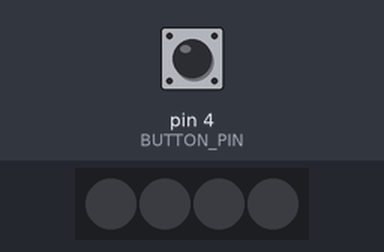
This sketch was run on a simulated Arduino Uno, built with avr-gcc and run on an emulated ATmega328P. Parts: 4 RGB LEDs in strip order, left to right. Inputs (shaded band) come from the test bench; at power-on: pin 4 (BUTTON_PIN) HIGH. Dim RGB values are drawn brighter than linear.

Above: at 1.2 s.
1.3 s: pin 4 (BUTTON_PIN) pulled LOW for 0.15 s
At 2.8 s:
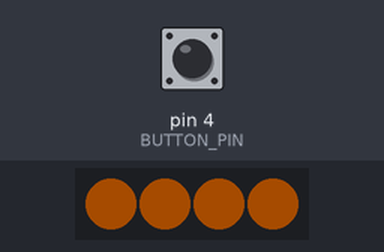
3.1 s: pin 4 (BUTTON_PIN) pulled LOW for 1 s
At 3.31 s:
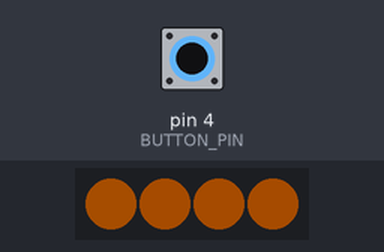
5.6 s: pin 4 (BUTTON_PIN) pulled LOW for 0.15 s
At 5.81 s:
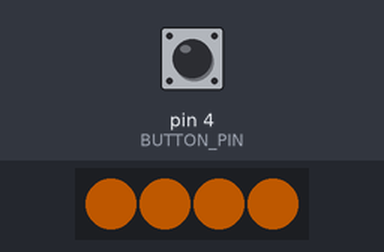
7.4 s: pin 4 (BUTTON_PIN) pulled LOW for 1 s
At 7.61 s:
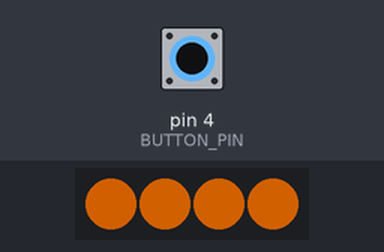
9.9 s: pin 4 (BUTTON_PIN) pulled LOW for 3.2 s
At 10.15 s:
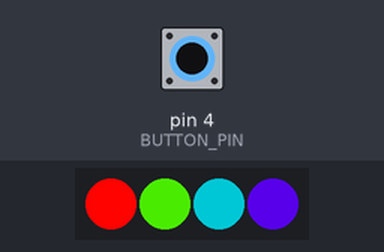
17.6 s: pin 4 (BUTTON_PIN) pulsed LOW 5 times (0.12 s each, 0.3 s apart)
At 17.76 s:
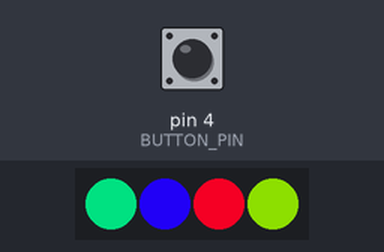
Timing chart, 0 to 20.6 s (numbered marks = the images above; inputs shaded):
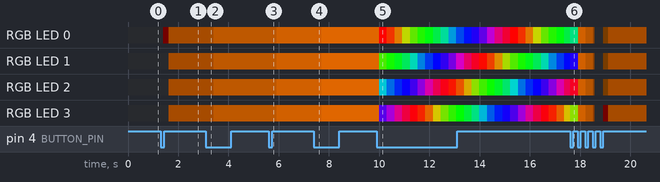

The sketch:

cube_light_new.ino
```cpp
#include <Adafruit_NeoPixel.h>

#ifdef __AVR__
 #include <avr/power.h> // Required for 16 MHz Adafruit Trinket
#endif

// Digital IO pin connected to the button. This will be driven with a
// pull-up resistor so the switch pulls the pin to ground momentarily.
// On a high -> low transition the button press logic will execute.
#define BUTTON_PIN   4
#define PIXEL_PIN    1  // Digital IO pin connected to the NeoPixels.
#define PIXEL_COUNT 4  // Number of NeoPixels
#define MAX_BRIGHTNESS 160
#define COLOR 5000
#define LEVELS 4


// Declare our NeoPixel strip object:
Adafruit_NeoPixel strip(PIXEL_COUNT, PIXEL_PIN, NEO_GRB + NEO_KHZ800);

boolean oldState            = LOW;
int     mode                = 0;    // Currently-active animation mode, 0-9
int     current_brightness  = 0;
int     old_brightness      = 0;
int     i,j;
uint16_t rainbow_step       = 0;

void setup() {
  pinMode(BUTTON_PIN, INPUT_PULLUP);
  strip.begin(); // Initialize NeoPixel strip object (REQUIRED)
  strip.show();  // Initialize all pixels to 'off'
  // rainbowCycle(2);
}


void loop() {
  // Get current button state.
  boolean newState = digitalRead(BUTTON_PIN);

 if((newState == LOW) && (oldState == HIGH)) {
    // Short delay to debounce button.
    delay(100);
    // Check if button is still low after debounce.
    newState = digitalRead(BUTTON_PIN);
    if(newState == LOW) {
      mode++;
      if(mode > LEVELS+1){
        mode = 0;
      }

      if(mode > 0 && mode <= LEVELS){
        old_brightness = current_brightness;
        current_brightness += (int)MAX_BRIGHTNESS/(int)LEVELS;
        for(i=old_brightness;i<=current_brightness;i++){
          for(j=0;j<PIXEL_COUNT;j++){
            strip.setPixelColor(j, strip.ColorHSV(COLOR,255,i));
            strip.show();
            delay(1);
          }
        }
      }else if(mode == LEVELS+1){

        if(rainbow_step != 255){
          rainbow_step++;
        }else{
          rainbow_step=0;
        }

        for(i=0; i< strip.numPixels(); i++) {
          strip.setPixelColor(i, Wheel(((i * 256 / strip.numPixels()) + rainbow_step) & 255));
        }
        strip.show();
        delay(20);


      }else{
        for(i=current_brightness;i>=0;i--){
          for(j=0;j<PIXEL_COUNT;j++){
            strip.setPixelColor(j, strip.ColorHSV(COLOR,255,i));
            strip.show();
            delay(1);
          }
        }
        mode = 0;
        current_brightness = 0;

      }
    }
 }

  if(mode == LEVELS+1){

        if(rainbow_step != 255){
          rainbow_step++;
        }else{
          rainbow_step=0;
        }

        for(i=0; i< strip.numPixels(); i++) {
          strip.setPixelColor(i, Wheel(((i * 256 / strip.numPixels()) + rainbow_step) & 255));
        }
        strip.show();
        delay(20);
  }
  // Set the last-read button state to the old state.
  oldState = newState;
}


// Slightly different, this makes the rainbow equally distributed throughout
void rainbowCycle(uint8_t wait) {
  uint16_t i, j;

  for(j=0; j<256*5; j++) { // 5 cycles of all colors on wheel
    for(i=0; i< strip.numPixels(); i++) {
      strip.setPixelColor(i, Wheel(((i * 256 / strip.numPixels()) + j) & 255));
    }
    strip.show();
    delay(wait);
  }
}


// Input a value 0 to 255 to get a color value.
// The colours are a transition r - g - b - back to r.
uint32_t Wheel(byte WheelPos) {
  WheelPos = 255 - WheelPos;
  if(WheelPos < 85) {
   return strip.Color(255 - WheelPos * 3, 0, WheelPos * 3);
  } else if(WheelPos < 170) {
    WheelPos -= 85;
   return strip.Color(0, WheelPos * 3, 255 - WheelPos * 3);
  } else {
   WheelPos -= 170;
   return strip.Color(WheelPos * 3, 255 - WheelPos * 3, 0);
  }
}
```

Measured:
- after the input at 1.3 s, RGB LED 0: off → RGB(1, 0, 0) after 0.11 s, → RGB(40, 18, 0) 0.21 s later; RGB LED 1–3: off → RGB(40, 18, 0) after 0.32 s
- after the input at 3.1 s, RGB LED 0: RGB(40, 18, 0) → RGB(41, 19, 0) after 0.11 s, → RGB(80, 37, 0) 0.21 s later; RGB LED 1–3: RGB(40, 18, 0) → RGB(80, 37, 0) after 0.32 s
- after the input at 5.6 s, RGB LED 0: RGB(80, 37, 0) → RGB(81, 37, 0) after 0.11 s, → RGB(120, 55, 0) 0.21 s later; RGB LED 1–3: RGB(80, 37, 0) → RGB(120, 55, 0) after 0.32 s
- after the input at 7.4 s, RGB LED 0: RGB(120, 55, 0) → RGB(121, 55, 0) after 0.11 s, → RGB(160, 73, 0) 0.21 s later; RGB LED 1–3: RGB(120, 55, 0) → RGB(160, 73, 0) after 0.32 s
